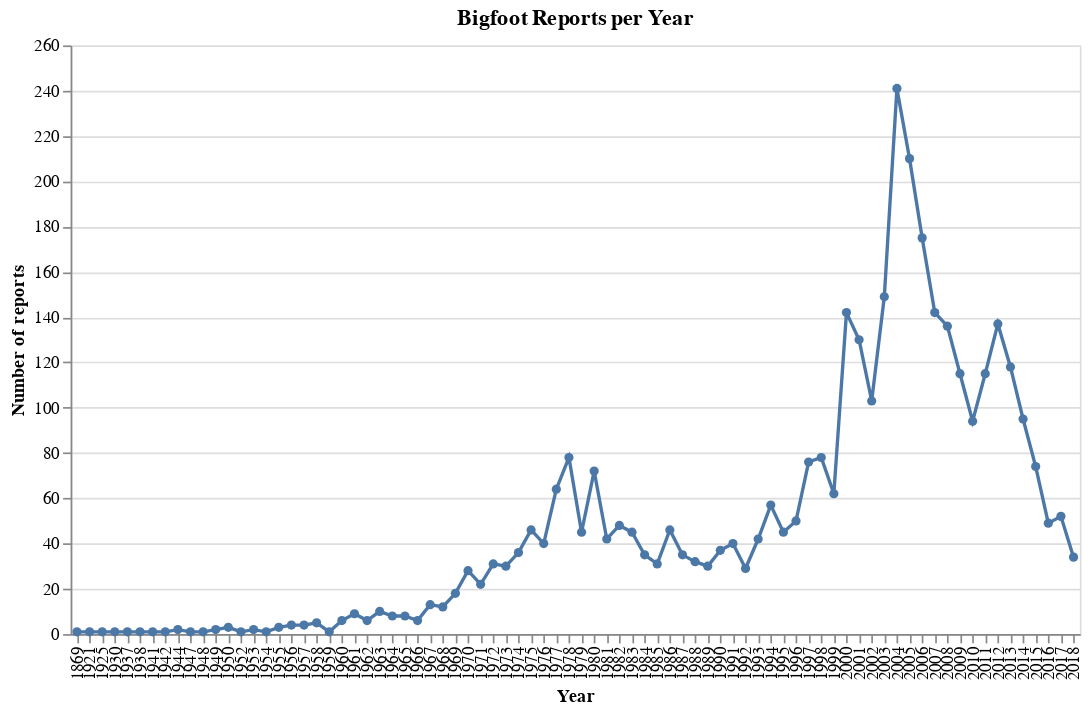

The notebook cell saved with this chart:
### Markdown cell above
# Plot 1 – Static line chart (Bigfoot reports per year)

### Aggregate per year and build chart

### Code cell
# aggregate counts by year
year_counts = (
    bfro_clean
    .dropna(subset=["year"])
    .groupby("year")
    .size()
    .reset_index(name="count")
    .sort_values("year")
)

chart1 = (
    alt.Chart(year_counts, title="Bigfoot Reports per Year")
    .mark_line(point=True)
    .encode(
        x=alt.X("year:O", title="Year"),
        y=alt.Y("count:Q", title="Number of reports"),
        tooltip=["year:O", "count:Q"]
    )
    .properties(width=600, height=350)
)

chart1

### Figure 1 — Vega-Lite specification as saved in the notebook (floating-point values rounded to 4 significant figures)
{"config": {"view": {"continuousWidth": 300, "continuousHeight": 300}}, "data": {"name": "data-01ab411c906b97825fc8292b94bbbe54"}, "mark": {"type": "line", "point": true}, "encoding": {"tooltip": [{"field": "year", "type": "ordinal"}, {"field": "count", "type": "quantitative"}], "x": {"field": "year", "title": "Year", "type": "ordinal"}, "y": {"field": "count", "title": "Number of reports", "type": "quantitative"}}, "height": 350, "title": "Bigfoot Reports per Year", "width": 600, "$schema": "https://vega.github.io/schema/vega-lite/v6.1.0.json", "datasets": {"data-01ab411c906b97825fc8292b94bbbe54": [{"year": 1869, "count": 1}, {"year": 1921, "count": 1}, {"year": 1925, "count": 1}, {"year": 1930, "count": 1}, {"year": 1937, "count": 1}, {"year": 1938, "count": 1}, {"year": 1941, "count": 1}, {"year": 1942, "count": 1}, {"year": 1944, "count": 2}, {"year": 1947, "count": 1}, {"year": 1948, "count": 1}, {"year": 1949, "count": 2}, {"year": 1950, "count": 3}, {"year": 1952, "count": 1}, {"year": 1953, "count": 2}, {"year": 1954, "count": 1}, {"year": 1955, "count": 3}, {"year": 1956, "count": 4}, {"year": 1957, "count": 4}, {"year": 1958, "count": 5}, {"year": 1959, "count": 1}, {"year": 1960, "count": 6}, {"year": 1961, "count": 9}, {"year": 1962, "count": 6}, {"year": 1963, "count": 10}, {"year": 1964, "count": 8}, {"year": 1965, "count": 8}, {"year": 1966, "count": 6}, {"year": 1967, "count": 13}, {"year": 1968, "count": 12}, {"year": 1969, "count": 18}, {"year": 1970, "count": 28}, {"year": 1971, "count": 22}, {"year": 1972, "count": 31}, {"year": 1973, "count": 30}, {"year": 1974, "count": 36}, {"year": 1975, "count": 46}, {"year": 1976, "count": 40}, {"year": 1977, "count": 64}, {"year": 1978, "count": 78}, {"year": 1979, "count": 45}, {"year": 1980, "count": 72}, {"year": 1981, "count": 42}, {"year": 1982, "count": 48}, {"year": 1983, "count": 45}, {"year": 1984, "count": 35}, {"year": 1985, "count": 31}, {"year": 1986, "count": 46}, {"year": 1987, "count": 35}, {"year": 1988, "count": 32}, {"year": 1989, "count": 30}, {"year": 1990, "count": 37}, {"year": 1991, "count": 40}, {"year": 1992, "count": 29}, {"year": 1993, "count": 42}, {"year": 1994, "count": 57}, {"year": 1995, "count": 45}, {"year": 1996, "count": 50}, {"year": 1997, "count": 76}, {"year": 1998, "count": 78}, {"year": 1999, "count": 62}, {"year": 2000, "count": 142}, {"year": 2001, "count": 130}, {"year": 2002, "count": 103}, {"year": 2003, "count": 149}, {"year": 2004, "count": 241}, {"year": 2005, "count": 210}, {"year": 2006, "count": 175}, {"year": 2007, "count": 142}, {"year": 2008, "count": 136}, {"year": 2009, "count": 115}, {"year": 2010, "count": 94}, {"year": 2011, "count": 115}, {"year": 2012, "count": 137}, {"year": 2013, "count": 118}, {"year": 2014, "count": 95}, {"year": 2015, "count": 74}, {"year": 2016, "count": 49}, {"year": 2017, "count": 52}, {"year": 2018, "count": 34}]}}
